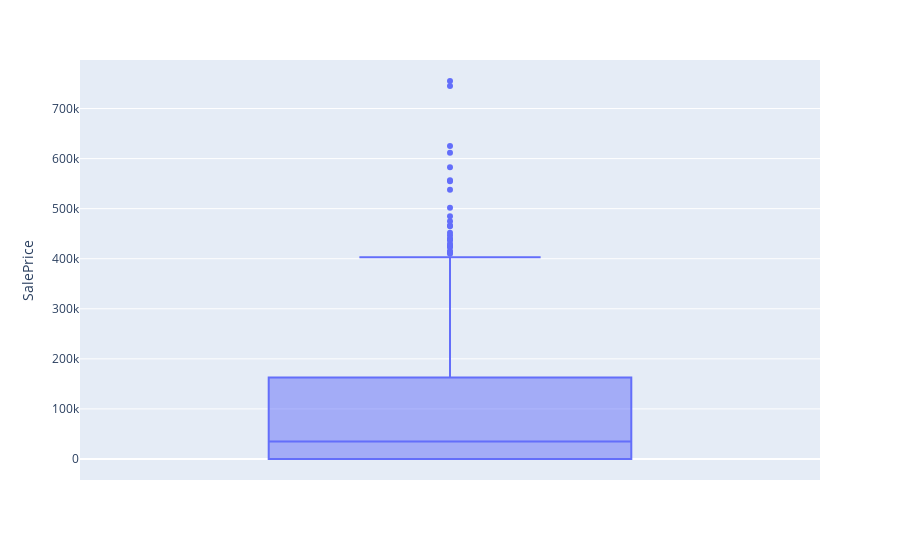

The notebook cell this image was saved under:
### Markdown cell above
# Reparar la columna SalePrice

### Code cell
distr('SalePrice')

### Figure 1 — Plotly figure (JSON) as saved in the notebook; plotly's stock layout.template omitted (floating-point values rounded to 4 significant figures; data arrays with more than 128 entries replaced by an {"elided": "..."} marker saying what was removed)
{"data": [{"alignmentgroup": "True", "hovertemplate": "SalePrice=%{y}<extra></extra>", "legendgroup": "", "marker": {"color": "#636efa"}, "name": "", "notched": false, "offsetgroup": "", "orientation": "v", "showlegend": false, "type": "box", "x0": " ", "xaxis": "x", "y": {"elided": "2919 int values"}, "y0": " ", "yaxis": "y"}], "layout": {"boxmode": "group", "legend": {"tracegroupgap": 0}, "margin": {"t": 60}, "xaxis": {"anchor": "y", "domain": [0, 1]}, "yaxis": {"anchor": "x", "domain": [0, 1], "title": {"text": "SalePrice"}}}}
